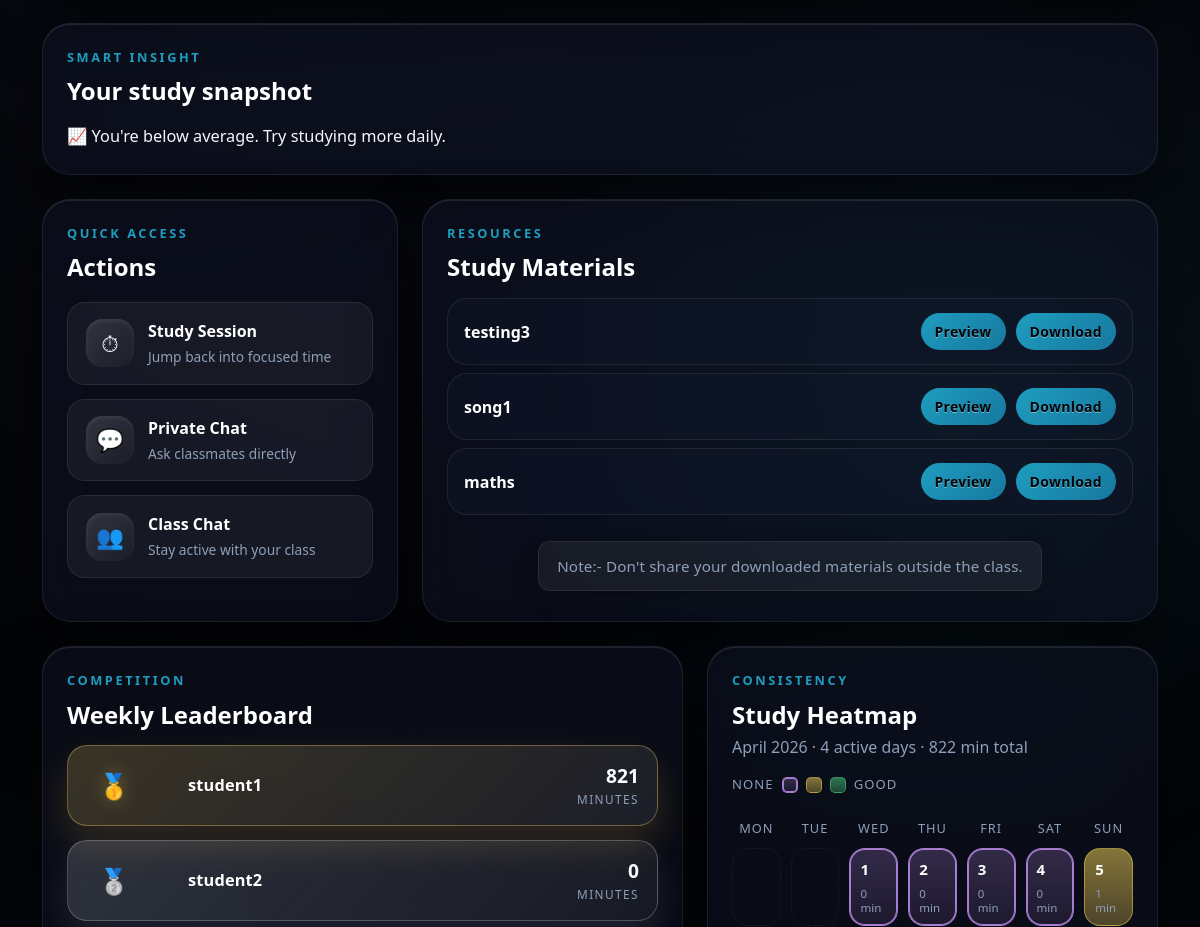
Before: /dashboard (signed in, middle part) with the older database file.
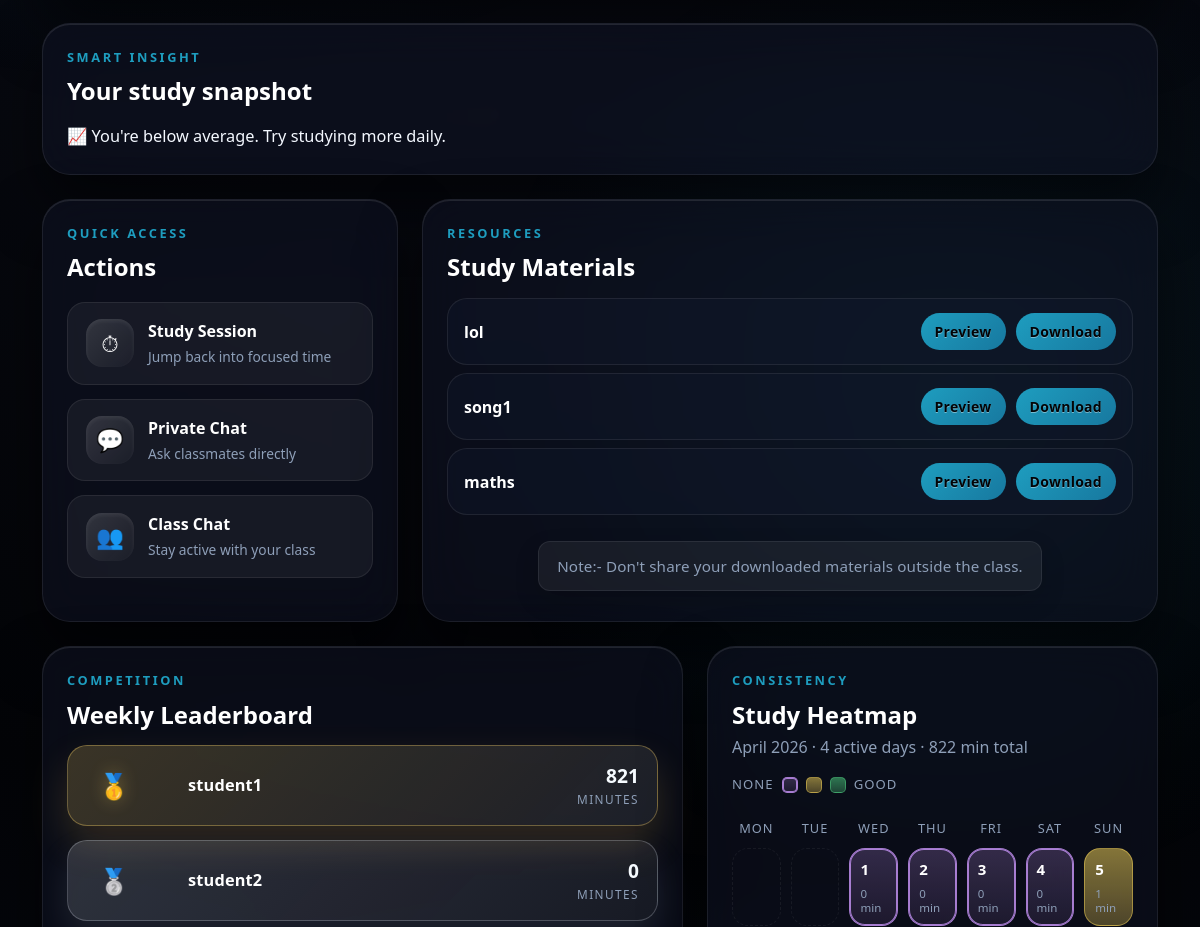
After: the same page with the newer database file.
### tables this page shows
CREATE TABLE materials (
        id INTEGER PRIMARY KEY AUTOINCREMENT,
        title TEXT,
        filename TEXT,
        class_code TEXT,
        uploaded_at DATETIME
    );

CREATE TABLE users(
        id INTEGER PRIMARY KEY AUTOINCREMENT,
        username TEXT,
        password TEXT,
        role TEXT,
        class_code TEXT
    );

### app.py (the view)
@app.route("/dashboard")
def dashboard():
    if "user_id" not in session:
        return redirect("/login")
    if session.get("role") != "student":
        return redirect("/teacher_dashboard")
    conn = get_db()
    today = datetime.now().date()
    today_minutes = conn.execute(
        """
        SELECT COALESCE(SUM(minutes),0)
        FROM study_sessions
        WHERE user_id=? AND date=?
        """,
        (session["user_id"], today)
    ).fetchone()[0]
    week_start = today - timedelta(days=today.weekday())
    leaderboard = conn.execute(
        """
        SELECT users.username,
        COALESCE(SUM(study_sessions.minutes),0) as total

        FROM users

        LEFT JOIN study_sessions
        ON users.id = study_sessions.user_id
        AND study_sessions.date >= ?

        WHERE users.class_code=? AND users.role='student'

        GROUP BY users.username

        ORDER BY total DESC
        """,
        (week_start, session["class_code"])
    ).fetchall()
    user_week = conn.execute(
        """
        SELECT COALESCE(SUM(minutes),0)
        FROM study_sessions
        WHERE user_id=? AND date>=?
        """,
        (session["user_id"], week_start)
    ).fetchone()[0]
    class_avg = conn.execute(
        """
        SELECT COALESCE(AVG(total),0) FROM (
            SELECT SUM(minutes) as total
            FROM study_sessions
            JOIN users ON users.id = study_sessions.user_id
            WHERE users.class_code=? AND date>=?
            GROUP BY users.id
        )
        """,
        (session["class_code"], week_start)
    ).fetchone()[0]
    month_heatmap = build_month_heatmap(session["user_id"], today)
    if user_week > class_avg:
        insight = "🔥 You're above class average! Great job!"
    elif user_week == 0:
        insight = "😴 You haven't studied this week. Start now!"
    else:
        insight = "📈 You're below average. Try studying more daily."
    materials = conn.execute(
        "SELECT * FROM materials WHERE class_code=? ORDER BY id DESC",
        (session["class_code"],)
        ).fetchall()
    return render_template(
        "home.html",
        today_minutes=today_minutes,
        leaderboard=leaderboard,
        insight=insight,
        materials=materials,
        month_heatmap=month_heatmap,
        )

### app.py (called while the page is built)
def get_db():
    conn = sqlite3.connect("users.db")
    conn.row_factory = sqlite3.Row
    return conn

def get_study_level(minutes):
    if minutes <= 0:
        return 0
    if minutes < 60:
        return 1
    return 2

### templates/home.html (shortened to what this page needs)
{% extends "base_timer.html" %} {% block title %}Dashboard{% endblock %} {% block
content %}
<div class="container mt-4 dashboard-shell">
  <section class="dashboard-section">
    <div class="card p-4 glass dashboard-insight-card">
      <div class="dashboard-section-head">
        <div>
          <p class="dashboard-section-kicker">Smart Insight</p>
          <h4 class="dashboard-section-title">Your study snapshot</h4>
        </div>
      </div>
      <p class="dashboard-insight-text">{{ insight }}</p>
    </div>
  </section>
  <div class="row g-4 align-items-stretch">
    <div class="col-lg-4">
      <div class="card p-4 glass h-100 dashboard-actions-card">
        <div class="dashboard-section-head">
          <div>
            <p class="dashboard-section-kicker">Quick Access</p>
            <h4 class="dashboard-section-title">Actions</h4>
          </div>
        </div>
        <div class="dashboard-action-grid">
          <a href="/study" class="dashboard-action-tile">
            <span class="dashboard-action-icon">⏱</span>
            <span class="dashboard-action-text">
              <strong>Study Session</strong>
              <small>Jump back into focused time</small>
            </span>
          </a>
          <a href="/private_chat" class="dashboard-action-tile">
            <span class="dashboard-action-icon">💬</span>
            <span class="dashboard-action-text">
              <strong>Private Chat</strong>
              <small>Ask classmates directly</small>
            </span>
          </a>
          <a href="/class_chat" class="dashboard-action-tile">
            <span class="dashboard-action-icon">👥</span>
            <span class="dashboard-action-text">
              <strong>Class Chat</strong>
              <small>Stay active with your class</small>
            </span>
          </a>
        </div>
      </div>
    </div>
    <div class="col-lg-8">
      <div class="card p-4 glass h-100 dashboard-materials-card">
        <div class="dashboard-section-head">
          <div>
            <p class="dashboard-section-kicker">Resources</p>
            <h4 class="dashboard-section-title">Study Materials</h4>
          </div>
        </div>
        <div class="mt-3">
          {% for m in materials %}
          <div class="list-group-item container-row material-row mb-2">
            <span class="material-name">{{ m.title }}</span>
            <div class="material-actions">
              <a
                href="/view_material/{{ m.id }}"
                target="_blank"
                class="btn btn-sm btn-primary"
              >
                Preview
              </a>
              <a
                href="/download_material/{{ m.id }}"
                class="btn btn-sm btn-success"
              >
                Download
              </a>
            </div>
          </div>
          {% else %}
          <div class="dashboard-empty-state">
            No study materials have been uploaded yet.
          </div>
          {% endfor %}
        </div>
        <p class="note_01">
          Note:- Don't share your downloaded materials outside the class.
        </p>
      </div>
    </div>
    <div class="col-xl-7">
      <div class="card p-4 glass h-100 dashboard-leaderboard-card">
        <div class="dashboard-section-head">
          <div>
            <p class="dashboard-section-kicker">Competition</p>
            <h4 class="dashboard-section-title">Weekly Leaderboard</h4>
          </div>
        </div>
        <div class="leaderboard-list mt-3">
          {% for user in leaderboard %}
          <div
            class="leaderboard-card {% if loop.index == 1 %}leaderboard-card-gold{% elif loop.index == 2 %}leaderboard-card-silver{% elif loop.index == 3 %}leaderboard-card-bronze{% endif %}"
          >
            <div class="leaderboard-rank-wrap">
              <div class="leaderboard-rank">
                {% if loop.index == 1 %}🥇{% elif loop.index == 2 %}🥈{% elif loop.index == 3 %}🥉{% else %}{{ loop.index }}{% endif %}
              </div>
            </div>
            <div class="leaderboard-name-wrap">
              <div class="leaderboard-name">{{ user.username }}</div>
            </div>
            <div class="leaderboard-minutes-wrap">
              <div class="leaderboard-minutes">{{ user.total }}</div>
              <div class="leaderboard-minutes-label">minutes</div>
            </div>
          </div>
          {% endfor %}
        </div>
      </div>
    </div>
    <div class="col-xl-5">
      <div class="card p-4 glass h-100 dashboard-calendar-card">
        <div class="study-calendar-header">
          <div>
            <p class="dashboard-section-kicker">Consistency</p>
            <h4 class="dashboard-section-title">Study Heatmap</h4>
            <p class="study-calendar-subtitle">
              {{ month_heatmap.month_label }} · {{ month_heatmap.studied_days }} active days · {{ month_heatmap.total_minutes }} min total
            </p>
          </div>
          <div class="study-calendar-legend" aria-label="Heat level legend">
            <span class="study-calendar-legend-label">None</span>
            <span class="study-calendar-legend-box lvl-0"></span>
            <span class="study-calendar-legend-box lvl-1"></span>
            <span class="study-calendar-legend-box lvl-2"></span>
            <span class="study-calendar-legend-label">Good</span>
          </div>
        </div>
        <div class="study-calendar-weekdays">
          <span>Mon</span>
          <span>Tue</span>
          <span>Wed</span>
          <span>Thu</span>
          <span>Fri</span>
          <span>Sat</span>
          <span>Sun</span>
        </div>
        <div class="study-calendar-grid">
          {% for day in month_heatmap.calendar_days %}
            {% if day %}
            <div
              class="study-calendar-day lvl-{{ day.level }} {% if day.is_today %}study-calendar-day-today{% endif %}"
              title="{{ day.date }} → {{ day.minutes }} min"
            >
              <span class="study-calendar-day-number">{{ day.day_number }}</span>
              <span class="study-calendar-day-minutes">
                {% if day.minutes > 0 %}
                  {{ day.minutes }} min
                {% else %}
                  0 min
                {% endif %}
              </span>
            </div>
            {% else %}
            <div class="study-calendar-day study-calendar-day-empty" aria-hidden="true"></div>
            {% endif %}
          {% endfor %}
        </div>
      </div>
    </div>
  </div>
</div>
{% endblock %}

### templates/base_timer.html (shortened to what this page needs)
<!doctype html>
<html>
  <head>
    <link
      href="https://cdn.jsdelivr.net/npm/bootstrap@5.3.0/dist/css/bootstrap.min.css"
      rel="stylesheet"
    />
    <link
      rel="stylesheet"
      href="{{ url_for('static', filename='style.css') }}"
    />
  </head>
  <body>
    {% block content %}{% endblock %}
  </body>
</html>

Changed rows visible on the page:
changed materials: title "testing3" → "lol"
